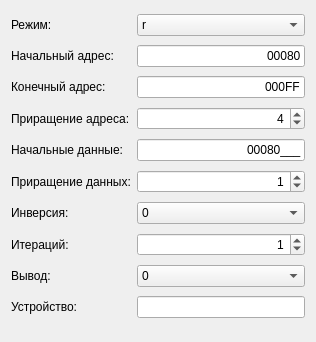
<?xml version="1.0" encoding="UTF-8"?>
<ui version="4.0">
 <class>Dialog</class>
 <widget class="QDialog" name="Dialog">
  <property name="geometry">
   <rect>
    <x>0</x>
    <y>0</y>
    <width>316</width>
    <height>342</height>
   </rect>
  </property>
  <property name="windowTitle">
   <string>Настройки теста регистров</string>
  </property>
  <property name="windowIcon">
   <iconset resource="../tgca/tgca.qrc">
    <normaloff>:/pictogram/editvlayout.png</normaloff>:/pictogram/editvlayout.png</iconset>
  </property>
  <layout class="QGridLayout" name="gridLayout_2">
   <item row="1" column="0">
    <widget class="QLabel" name="label_2">
     <property name="text">
      <string>Начальный адрес:</string>
     </property>
    </widget>
   </item>
   <item row="0" column="0">
    <widget class="QLabel" name="label">
     <property name="text">
      <string>Режим:</string>
     </property>
    </widget>
   </item>
   <item row="4" column="0">
    <widget class="QLabel" name="label_5">
     <property name="text">
      <string>Начальные данные:</string>
     </property>
    </widget>
   </item>
   <item row="2" column="0">
    <widget class="QLabel" name="label_3">
     <property name="text">
      <string>Конечный адрес:</string>
     </property>
    </widget>
   </item>
   <item row="3" column="0">
    <widget class="QLabel" name="label_4">
     <property name="text">
      <string>Приращение адреса:</string>
     </property>
    </widget>
   </item>
   <item row="5" column="0">
    <widget class="QLabel" name="label_6">
     <property name="text">
      <string>Приращение данных:</string>
     </property>
    </widget>
   </item>
   <item row="8" column="0">
    <widget class="QLabel" name="label_9">
     <property name="text">
      <string>Вывод:</string>
     </property>
    </widget>
   </item>
   <item row="7" column="0">
    <widget class="QLabel" name="label_8">
     <property name="text">
      <string>Итераций:</string>
     </property>
    </widget>
   </item>
   <item row="6" column="0">
    <widget class="QLabel" name="label_7">
     <property name="text">
      <string>Инверсия:</string>
     </property>
    </widget>
   </item>
   <item row="9" column="0">
    <widget class="QLabel" name="label_10">
     <property name="text">
      <string>Устройство:</string>
     </property>
    </widget>
   </item>
   <item row="0" column="1">
    <widget class="QComboBox" name="mode">
     <property name="layoutDirection">
      <enum>Qt::LeftToRight</enum>
     </property>
     <property name="currentText">
      <string>r</string>
     </property>
     <item>
      <property name="text">
       <string>r</string>
      </property>
     </item>
     <item>
      <property name="text">
       <string>w</string>
      </property>
     </item>
     <item>
      <property name="text">
       <string>wr</string>
      </property>
     </item>
    </widget>
   </item>
   <item row="1" column="1">
    <widget class="QLineEdit" name="startAddress">
     <property name="inputMask">
      <string>HHHHH;_</string>
     </property>
     <property name="text">
      <string>00080</string>
     </property>
     <property name="alignment">
      <set>Qt::AlignRight|Qt::AlignTrailing|Qt::AlignVCenter</set>
     </property>
    </widget>
   </item>
   <item row="2" column="1">
    <widget class="QLineEdit" name="endAddress">
     <property name="inputMask">
      <string>HHHHH;_</string>
     </property>
     <property name="text">
      <string>000FF</string>
     </property>
     <property name="alignment">
      <set>Qt::AlignRight|Qt::AlignTrailing|Qt::AlignVCenter</set>
     </property>
    </widget>
   </item>
   <item row="3" column="1">
    <widget class="QSpinBox" name="incAddress">
     <property name="alignment">
      <set>Qt::AlignRight|Qt::AlignTrailing|Qt::AlignVCenter</set>
     </property>
     <property name="maximum">
      <number>200000</number>
     </property>
     <property name="value">
      <number>4</number>
     </property>
    </widget>
   </item>
   <item row="4" column="1">
    <widget class="QLineEdit" name="startData">
     <property name="inputMask">
      <string>HHHHHHHH;_</string>
     </property>
     <property name="text">
      <string>00080</string>
     </property>
     <property name="alignment">
      <set>Qt::AlignRight|Qt::AlignTrailing|Qt::AlignVCenter</set>
     </property>
    </widget>
   </item>
   <item row="5" column="1">
    <widget class="QSpinBox" name="incData">
     <property name="alignment">
      <set>Qt::AlignRight|Qt::AlignTrailing|Qt::AlignVCenter</set>
     </property>
     <property name="maximum">
      <number>10000</number>
     </property>
     <property name="value">
      <number>1</number>
     </property>
    </widget>
   </item>
   <item row="6" column="1">
    <widget class="QComboBox" name="inverse">
     <item>
      <property name="text">
       <string>0</string>
      </property>
     </item>
     <item>
      <property name="text">
       <string>1</string>
      </property>
     </item>
    </widget>
   </item>
   <item row="7" column="1">
    <widget class="QSpinBox" name="iteration">
     <property name="alignment">
      <set>Qt::AlignRight|Qt::AlignTrailing|Qt::AlignVCenter</set>
     </property>
     <property name="maximum">
      <number>100000</number>
     </property>
     <property name="value">
      <number>1</number>
     </property>
    </widget>
   </item>
   <item row="8" column="1">
    <widget class="QComboBox" name="output">
     <property name="layoutDirection">
      <enum>Qt::LeftToRight</enum>
     </property>
     <item>
      <property name="text">
       <string>0</string>
      </property>
     </item>
     <item>
      <property name="text">
       <string>1</string>
      </property>
     </item>
    </widget>
   </item>
   <item row="9" column="1">
    <widget class="QLineEdit" name="device"/>
   </item>
  </layout>
 </widget>
 <resources>
  <include location="../tgca/tgca.qrc"/>
 </resources>
 <connections/>
</ui>
